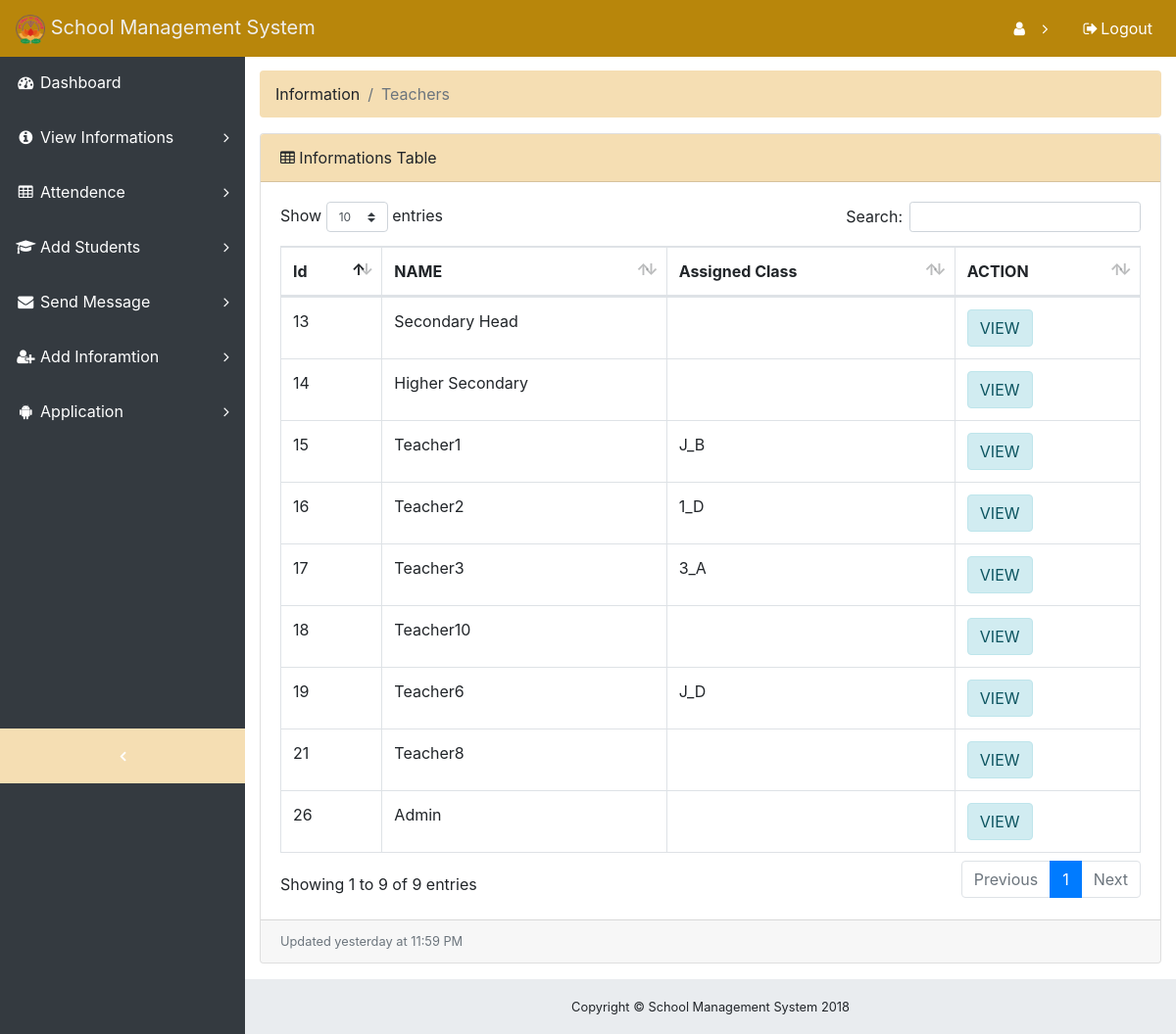
The page /index.php?p=vi&s=Teachers (signed in) on the database its author committed.
### tables this page shows
CREATE TABLE `staff` (
  `id` int(10) NOT NULL,
  `name` varchar(100) NOT NULL,
  `contact_no` varchar(100) NOT NULL,
  `assigned_class` varchar(100) NOT NULL,
  `email` varchar(100) NOT NULL,
  `password` varchar(100) NOT NULL,
  `type` int(5) NOT NULL,
  `range` varchar(10) NOT NULL
);

### retreive.php (the view, shortened to what this page needs)
<?php
include_once 'database_info.php';
$q = $_POST['q'];
if ($q == "Students") {  ?>
<thead>
            <tr>
               <th>Id</th>
            <?php  if($_GET['p']=="sp"){ ?>
		 		<th>SELECT</th>
			<?php }?>
                  <th>NAME</th>
                  <th>STD/DIV</th>
                  <th>APP</th>
                  <th>ACTION</th>
                </tr>
              </thead><tbody>
	<?php
	$ret = $_SESSION['login'];
	$type =  $ret['type'];
	switch ($type) {
		case '0':
		case '1':
		case '2':
		case '3':
			$range = explode("_", $ret['range']);
			 $p0 = @$range['0'];
			 $p1 = @$range['1'];
			$query = "SELECT * FROM `student_info` WHERE `std` BETWEEN $p0 AND $p1 ";
			break;
		case '4':
		     $range = explode("_", $ret['assigned_class']);
		   	 $p0 = @$range['0'];
			 $p1 = @$range['1'];
			$query = "SELECT * FROM `student_info` WHERE `std` = '$p0' AND `div` = '$p1' ";
			break;
		default:$query = "SELECT * FROM `student_info`";
			break;
	}
	$result = $dbq -> query($query) or die(mysqli_error($dbq));
	while ($row = $result -> fetch_array(MYSQLI_ASSOC)) {
		echo "<tr id='$row[id]' >";
		echo "<td>".$row['id']."</td>";
		if($_GET['p']=="sp"){ ?>
		<th><input type="checkbox" value="<?php echo $row['sms_contact_no']."(*)".$row['noti_key'];  ?>" name="<?php echo $row['first_name']."".$row['surname'];  ?>" class="mob-no"></th>
		<?php }
		echo "<td>".$row['first_name']." ".$row['surname']."</td>";
		echo "<td>".$row['std']." ".$row['div']."</td>";
				$str = "";
			if ($row['noti_key'] === "") {
				$str = "<span class='form-control alert-danger'>Not Installed</span>";
			} else {
				$str = "<span class='form-control alert-success'> Installed</span>";
			}
		echo "<td><span>".$str."</span></td>";
	?>
		<th>
			<a href="<?php echo "si_".$row['id'];  ?>"  class="btn alert-info" >VIEW</a>
		</th>
		<?php
		echo "</tr>";
	}
	echo "</tbody>";
}elseif($q == "Teachers"){
	?>
<thead>
                <tr>
                  <th>Id</th>
                  <th>NAME</th>
                  <th>Assigned Class</th>
                   <th>ACTION</th>
                </tr>
              </thead><tbody>
	<?php
	$query = "SELECT * FROM `staff`";
	$result = $dbq -> query($query);
	while ($row = $result -> fetch_array(MYSQLI_ASSOC)) {
		echo "<tr id='$row[id]' >";
		echo "<td>".$row['id']."</td>";
		echo "<td>".$row['name']."</td>";
		echo "<td>".$row['assigned_class']."</td>";
		?>
			<th>
			<a href="<?php echo "ti_".$row['id'];  ?>"  class="btn alert-info" >VIEW</a>
		</th>
		<?php
		echo "</tr>";
	}
	echo "</tbody>";
	}elseif ($q == "des") {
	$id = $_POST['id'];
		$dbq -> query("DELETE FROM `student_info` WHERE `id`='$id'");
		if($dbq -> affected_rows){
			echo "Deleted";
		}
	}elseif ($q == "ded") {
	$id = $_POST['id'];
		$dbq -> query("DELETE FROM `driver_manager` WHERE `id`='$id'");
		if($dbq -> affected_rows){
			echo "Deleted";
		}
	}elseif ($q == "det") {
	$id = $_POST['id'];
		$dbq -> query("DELETE FROM `staff` WHERE `id`='$id'");
		if($dbq -> affected_rows){
			echo "Deleted";
		}
}
?>

### index.php (shortened to what this page needs)
<?php
$ret = @$_SESSION['login'];
?>
<!DOCTYPE html>
<html lang="en">
<head>
  <link href="assets/vendor/bootstrap/css/bootstrap.min.css" rel="stylesheet">
  <link href="assets/vendor/font-awesome/css/font-awesome.min.css" rel="stylesheet" type="text/css">
  <link href="assets/vendor/datatables/datatables.min.css" rel="stylesheet">
   <link href="assets/vendor/datatables/datatables.css" rel="stylesheet">
  <link href="assets/css/sb-admin.css" rel="stylesheet">
  <link href="assets/css/custom.css" rel="stylesheet">
 <link rel="stylesheet" type="text/css" href="assets/vendor/datatables/buttons.dataTables.min.css">
</head>
<body class="fixed-nav sticky-footer bg-dark" id="page-top">
<?php
if (isset($_SESSION['login'])) {
?>
  <nav class="navbar navbar-expand-lg navbar-custom fixed-top" id="mainNav">
    <a class="navbar-brand" href="index.php"><img src="images/icon.ico" width="30" height="30">&nbsp;School Management System</a>
    <div class="collapse navbar-collapse" id="navbarResponsive">
      <ul class="navbar-nav navbar-sidenav" id="exampleAccordion">
        <li class="active nav-item" data-toggle="tooltip" data-placement="right" title="Dashboard">
          <a class="nav-link" href="index.php?p=hm">
            <i class="fa fa-fw fa-dashboard"></i>
            <span class="nav-link-text">Dashboard</span>
          </a>
        </li>
        <li class="nav-item" data-toggle="tooltip" data-placement="right" title="View Informations">
          <a class="nav-link nav-link-collapse collapsed" data-toggle="collapse" href="#collapseComponents2" data-parent="#exampleAccordion">
            <i class="fa fa-fw fa-info-circle"></i>
            <span class="nav-link-text">View Informations</span>
          </a>
        </li>
       <li class="nav-item" data-toggle="tooltip" data-placement="right" title="Attendence">
          <a class="nav-link nav-link-collapse collapsed" data-toggle="collapse" href="#attendence" data-parent="#exampleAccordion">
            <i class="fa fa-fw fa-table"></i>
            <span class="nav-link-text">Attendence</span>
          </a>
        </li>
        <li class="nav-item" data-toggle="tooltip" data-placement="right" title="Add Students">
          <a class="nav-link nav-link-collapse collapsed" data-toggle="collapse" href="#collapseComponents" data-parent="#exampleAccordion">
            <i class="fa fa-fw fa-graduation-cap"></i>
            <span class="nav-link-text">Add Students</span>
          </a>
        </li>
          <li class="nav-item" data-toggle="tooltip" data-placement="right" title="Send Message">
          <a class="nav-link nav-link-collapse collapsed" data-toggle="collapse" href="#collapseExamplePages1" data-parent="#exampleAccordion">
            <i class="fa fa-fw fa-envelope"></i>
            <span class="nav-link-text">Send Message</span>
          </a>
        </li>
        <li class="nav-item" data-toggle="tooltip" data-placement="right" title="Add Inforamtion">
          <a class="nav-link nav-link-collapse collapsed" data-toggle="collapse" href="#collapseExamplePages" data-parent="#exampleAccordion">
            <i class="fa fa-fw fa-user-plus"></i>
            <span class="nav-link-text">Add Inforamtion</span>
          </a>
        </li>
        <li class="nav-item" data-toggle="tooltip" data-placement="right" title="For App">
          <a class="nav-link nav-link-collapse collapsed" data-toggle="collapse" href="#app" data-parent="#exampleAccordion">
            <i class="fa fa-fw fa-android"></i>
            <span class="nav-link-text">Application</span>
          </a>
        </li>
      </ul>
      <ul class="navbar-nav sidenav-toggler">
        <li class="nav-item">
          <a class="nav-link text-center" id="sidenavToggler">
            <i class="fa fa-fw fa-angle-left"></i>
          </a>
        </li>
      </ul>
      <ul class="navbar-nav ml-auto">
        <li class="nav-item dropdown">
          <a class="nav-link dropdown-toggle mr-lg-2" id="userInfo" href="ti_<?php  echo $ret['id'];?>" data-toggle="dropdown"aria-haspopup="true" aria-expanded="false">
            <i class="fa fa-fw fa-user"></i>
          </a>
        </li>
        <li class="nav-item">
          <a class="nav-link" data-toggle="modal" data-target="#exampleModal">
            <i class="fa fa-fw fa-sign-out"></i>Logout</a>
        </li>
      </ul>
    </div>
  </nav>
  <div class="content-wrapper">
    <div class="container-fluid">
      <?php
        switch (@$_GET['p']) {
          case 'vi':$title = @$_GET['s'];include 'view_information.php';
            break;
        }
      ?>
    </div>
  </div>
    <footer class="sticky-footer">
      <div class="container">
        <div class="text-center">
          <small>Copyright © School Management System 2018</small>
        </div>
      </div>
    </footer>
<?php include_once 'modals.php'; }
else{
include 'login.html';
}
 ?>
</body>
</html>

### view_information.php (shortened to what this page needs)
<ol class="breadcrumb">
      <li class="breadcrumb-item">
        <span>Information</span>
      </li>
      <li class="breadcrumb-item active"><?php echo $title; ?></li>
    </ol>
    <div class="card mb-3">
      <div class="card-header">
        <i class="fa fa-table"></i> Informations Table</div>
      <div class="card-body">
        <div class="table-responsive">
          <table class="table table-bordered" id="dataTable" width="100%" cellspacing="0">
           <!-- <tfoot>
              <tr>
                <th>Name</th>
                <th>Position</th>
                <th>Office</th>
                <th>Age</th>
                <th>Start date</th>
                <th>Salary</th>
              </tr>
            </tfoot>-->
              <?php
            include_once 'retreive.php';
           ?>
          </table>
        </div>
      </div>
      <div class="card-footer small text-muted">Updated yesterday at 11:59 PM</div>

### assets/css/sb-admin.css (style rules this page uses)
html { position: relative; min-height: 100%; }
body { overflow-x: hidden; }
body.sticky-footer { margin-bottom: 56px; }
body.sticky-footer .content-wrapper { min-height: calc(100vh - 56px - 56px); }
body.fixed-nav { padding-top: 56px; }
.content-wrapper { min-height: calc(100vh - 56px); padding-top: 1rem; }
#mainNav .navbar-collapse { overflow: auto; max-height: 75vh; }
#mainNav .navbar-collapse .navbar-nav .nav-item .nav-link { cursor: pointer; }
#mainNav .navbar-collapse .navbar-sidenav .nav-link-collapse:after { float: right; content: '\f107'; font-family: 'FontAwesome'; }
#mainNav .navbar-collapse .navbar-sidenav .nav-link-collapse.collapsed:after { content: '\f105'; }
#mainNav .navbar-collapse .sidenav-toggler { display: none; }
#mainNav .navbar-collapse .navbar-nav > .nav-item.dropdown > .nav-link { position: relative; min-width: 45px; }
#mainNav .navbar-collapse .navbar-nav > .nav-item.dropdown > .nav-link:after { float: right; width: auto; content: '\f105'; border: none; font-family: 'FontAwesome'; }
@media (min-width: 992px) { #mainNav .navbar-brand { width: 250px; } }
@media (min-width: 992px) { #mainNav .navbar-collapse { overflow: visible; max-height: none; } }
@media (min-width: 992px) { #mainNav .navbar-collapse .navbar-sidenav { position: absolute; top: 0; left: 0; -webkit-flex-direction: column; -ms-flex-direction: column; flex-direction: column; margin-top: 56px; } }
@media (min-width: 992px) { #mainNav .navbar-collapse .navbar-sidenav > .nav-item { width: 250px; padding: 0; } }
@media (min-width: 992px) { #mainNav .navbar-collapse .navbar-sidenav > .nav-item > .nav-link { padding: 1em; } }
@media (min-width: 992px) { #mainNav .navbar-collapse .navbar-nav > .nav-item.dropdown > .nav-link { min-width: 0; } }
@media (min-width: 992px) { #mainNav .navbar-collapse .navbar-nav > .nav-item.dropdown > .nav-link:after { width: 24px; text-align: center; } }
#mainNav.fixed-top .sidenav-toggler { display: none; }
@media (min-width: 992px) { #mainNav.fixed-top .navbar-sidenav { height: calc(100vh - 112px); } }
@media (min-width: 992px) { #mainNav.fixed-top .sidenav-toggler { position: absolute; top: 0; left: 0; display: flex; -webkit-flex-direction: column; -ms-flex-direction: column; flex-direction: column; margin-top: calc(100vh - 56px); } }
@media (min-width: 992px) { #mainNav.fixed-top .sidenav-toggler > .nav-item { width: 250px; padding: 0; } }
@media (min-width: 992px) { #mainNav.fixed-top .sidenav-toggler > .nav-item > .nav-link { padding: 1em; } }
.content-wrapper { overflow-x: hidden; background: white; }
@media (min-width: 992px) { .content-wrapper { margin-left: 250px; } }
#sidenavToggler i { font-weight: 800; }
footer.sticky-footer { position: absolute; right: 0; bottom: 0; width: 100%; height: 56px; background-color: #e9ecef; line-height: 55px; }
@media (min-width: 992px) { footer.sticky-footer { width: calc(100% - 250px); } }

### assets/css/custom.css (style rules this page uses)
.navbar-custom { background-color:#b8860b; color:#ffffff; border-radius:0; }
.navbar-custom .navbar-nav > li > a { color:#fff; }
.navbar-custom .navbar-nav > .active > a { color: #ffffff; background-color:transparent; }
.navbar-custom .navbar-brand { color:#eeeeee; }
.card-header ,.modal-header,.breadcrumb { background-color: #f5deb3; }
.navbar-custom #sidenavToggler { background-color: #f5deb3; }

### rows shown on the page
staff: id "13", name "Secondary Head"
staff: id "14", name "Higher Secondary"
staff: id "15", name "Teacher1", assigned_class "J_B"
staff: id "16", name "Teacher2", assigned_class "1_D"
staff: id "17", name "Teacher3", assigned_class "3_A"
staff: id "18", name "Teacher10"
staff: id "19", name "Teacher6", assigned_class "J_D"
staff: id "21", name "Teacher8"
staff: id "26", name "Admin"

### other values the page prints
$title "Teachers"
